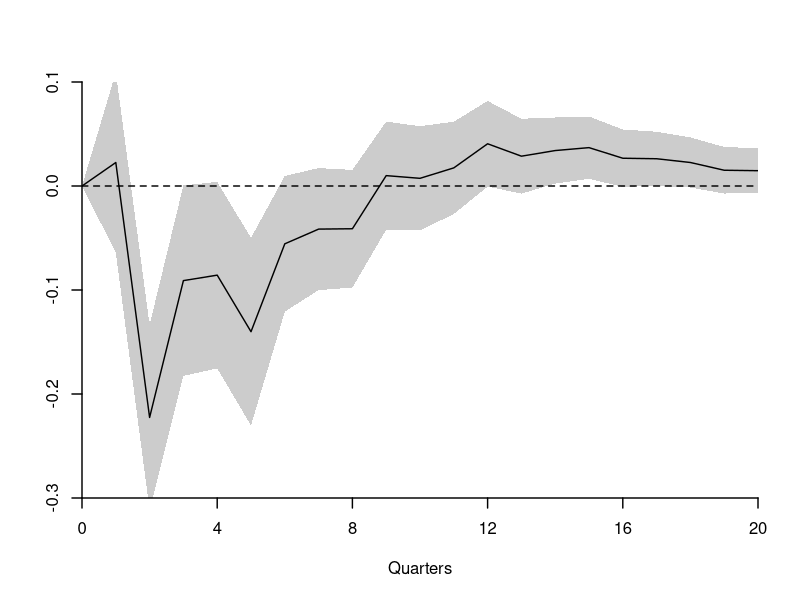
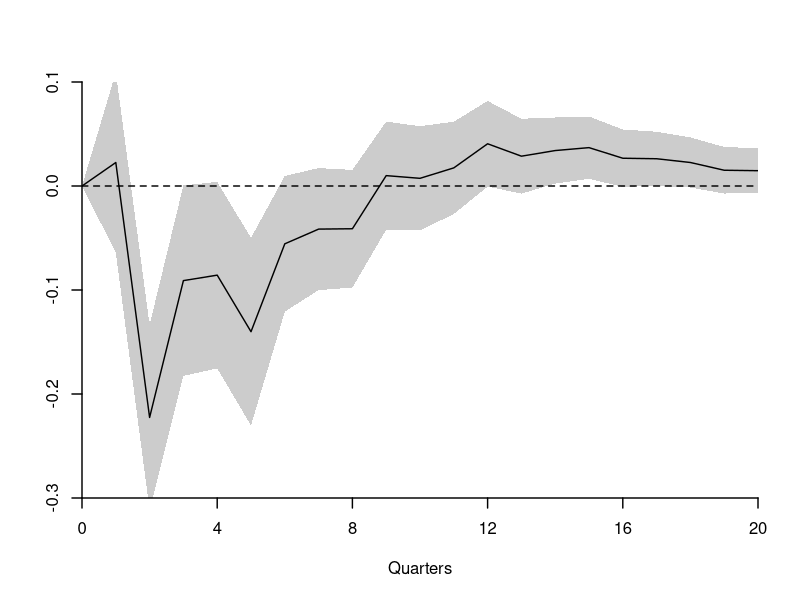
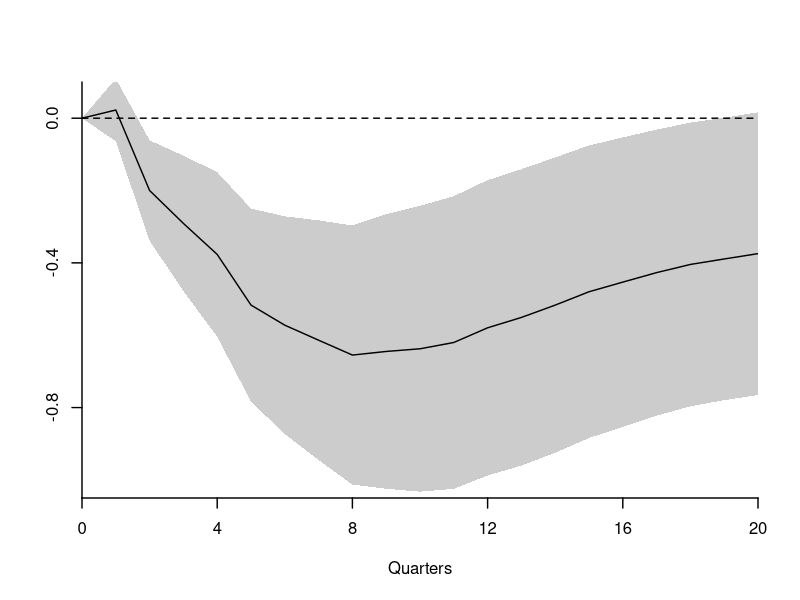
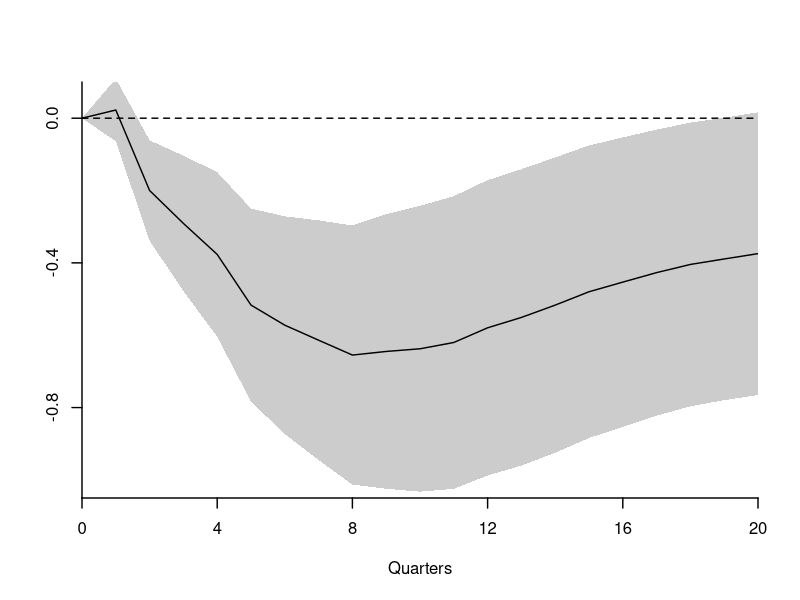

The R source for these figures, in order:
#########################################################################
##  This file generates Figure 15.1
##  Impulse Response Functions
#########################################################################
### Uses files figure15_1a.txt, figure15_1b.txt
#########################################

dat <- read.table("figure15_1a.txt")
x <- dat[,1]
f <- dat[,2]
fL <- dat[,3]
fU <- dat[,4]

wd <- 1.4

pdf("HANSEN15-1a.pdf",family="Helvetica",colormodel='cmyk',width=4.5,height=4.5)
plot(x,f,type="l",xaxs="i",yaxs="i",ylab="",xlab="Quarters",bty="n",xaxt="n",yaxt="n",ylim=c(-.3,.1),xlim=c(0,20),lwd=wd) 
polygon(c(x,rev(x)),c(fL,rev(fU)),border=NA,col=grey(.8),lwd=wd)
axis(side=1,seq(0,20,4),lwd=wd)
axis(side=2,seq(-.4,.2,.1),lwd=wd)
abline(h=0,lwd=wd,lty=2)
lines(x,f,lwd=wd)
dev.off()

postscript("HANSEN15-1a.eps",paper="special",width=4.5,height=4.5,horizontal=FALSE,onefile=FALSE,family="Helvetica",colormodel='cmyk')
plot(x,f,type="l",xaxs="i",yaxs="i",ylab="",xlab="Quarters",bty="n",xaxt="n",yaxt="n",ylim=c(-.3,.1),xlim=c(0,20),lwd=wd) 
polygon(c(x,rev(x)),c(fL,rev(fU)),border=NA,col=grey(.8),lwd=wd)
axis(side=1,seq(0,20,4),lwd=wd)
axis(side=2,seq(-.4,.2,.1),lwd=wd)
abline(h=0,lwd=wd,lty=2)
lines(x,f,lwd=wd)
dev.off()

dat <- read.table("figure15_1b.txt")
x <- dat[,1]
f <- dat[,2]
fL <- dat[,3]
fU <- dat[,4]

wd <- 1.4

pdf("HANSEN15-1b.pdf",family="Helvetica",colormodel='cmyk',width=4.5,height=4.5)
plot(x,f,type="l",xaxs="i",yaxs="i",ylab="",xlab="Quarters",bty="n",yaxt="n",xaxt="n",ylim=c(-1.05,.1),xlim=c(0,20),lwd=wd) 
polygon(c(x,rev(x)),c(fL,rev(fU)),border=NA,col=grey(.8),lwd=wd)
axis(side=1,seq(0,20,4),lwd=wd)
axis(side=2,seq(-2,1,.4),lwd=wd)
abline(h=0,lwd=wd,lty=2)
lines(x,f,lwd=wd)
dev.off()

postscript("HANSEN15-1b.eps",paper="special",width=4.5,height=4.5,horizontal=FALSE,onefile=FALSE,family="Helvetica",colormodel='cmyk')
plot(x,f,type="l",xaxs="i",yaxs="i",ylab="",xlab="Quarters",bty="n",yaxt="n",xaxt="n",ylim=c(-1.05,.1),xlim=c(0,20),lwd=wd) 
polygon(c(x,rev(x)),c(fL,rev(fU)),border=NA,col=grey(.8),lwd=wd)
axis(side=1,seq(0,20,4),lwd=wd)
axis(side=2,seq(-2,1,.4),lwd=wd)
abline(h=0,lwd=wd,lty=2)
lines(x,f,lwd=wd)
dev.off()
